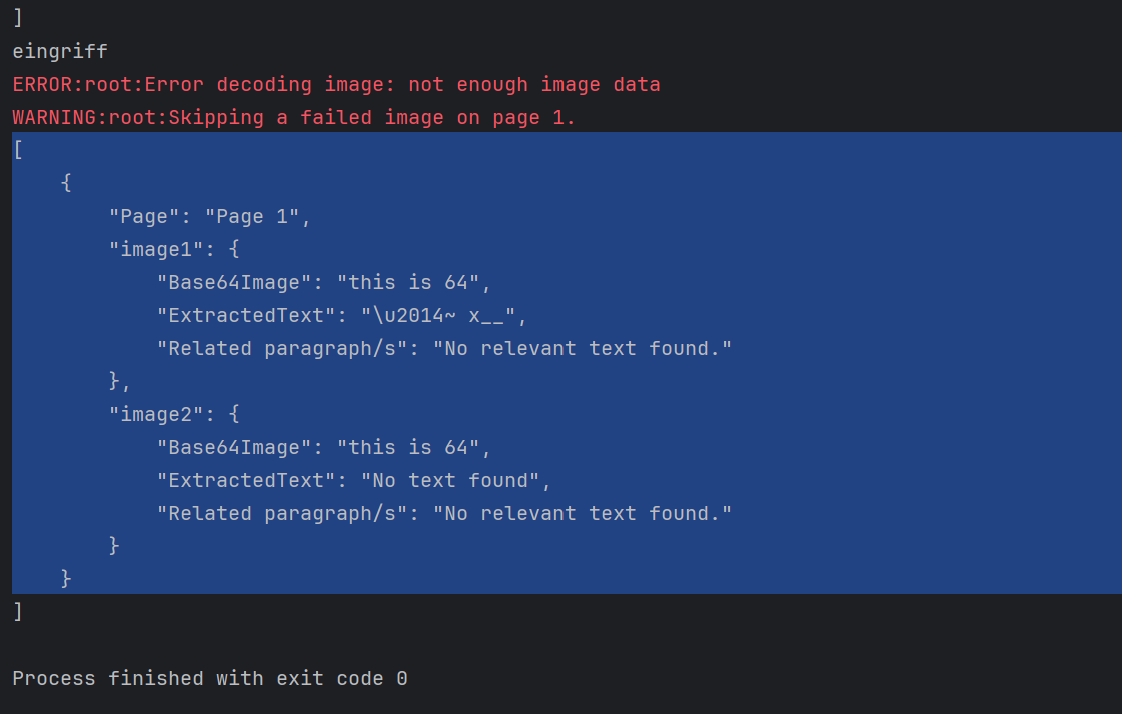
#> input picture errors/FromImage_failedTextExtraction.png, 1122 x 714 px
$ python -i preprocess.py   (imports and definitions only)
#> lines starting #> are read from the running program, lines starting #| are printed output that depends on the picture; after the words box and inside, x2 and y2 are one past the last pixel; in counts of white or black regions, pixels touching at a corner belong together
#> further down, picture is the input picture: PIL image 1122x714 RGBA; mean R, G, B, A 35.4, 55.6, 97.6, 255
from PIL import Image, ImageFilter, ImageEnhance


def preprocess_image(image: Image.Image) -> Image.Image:

    image = image.convert('L')  # Convert to grayscale
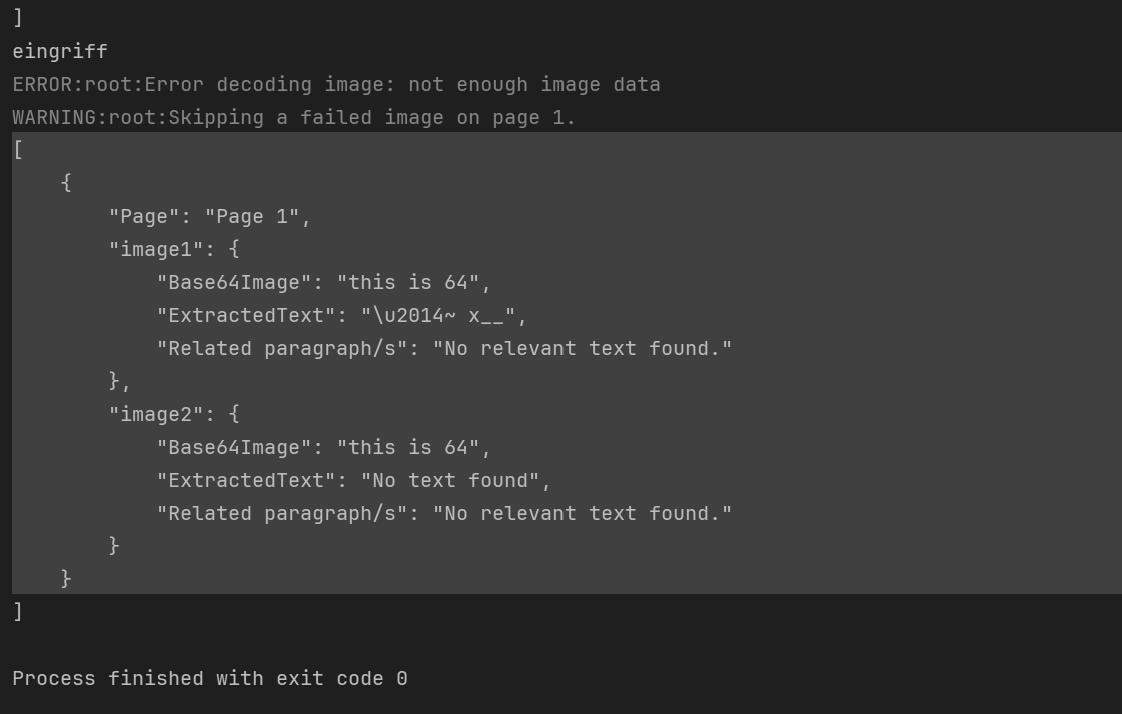
#> image: PIL image 1122x714 L; min 30, max 190, mean 54.6

    enhancer = ImageEnhance.Contrast(image)
    image = enhancer.enhance(3.0)  # Increase contrast by a factor of 3
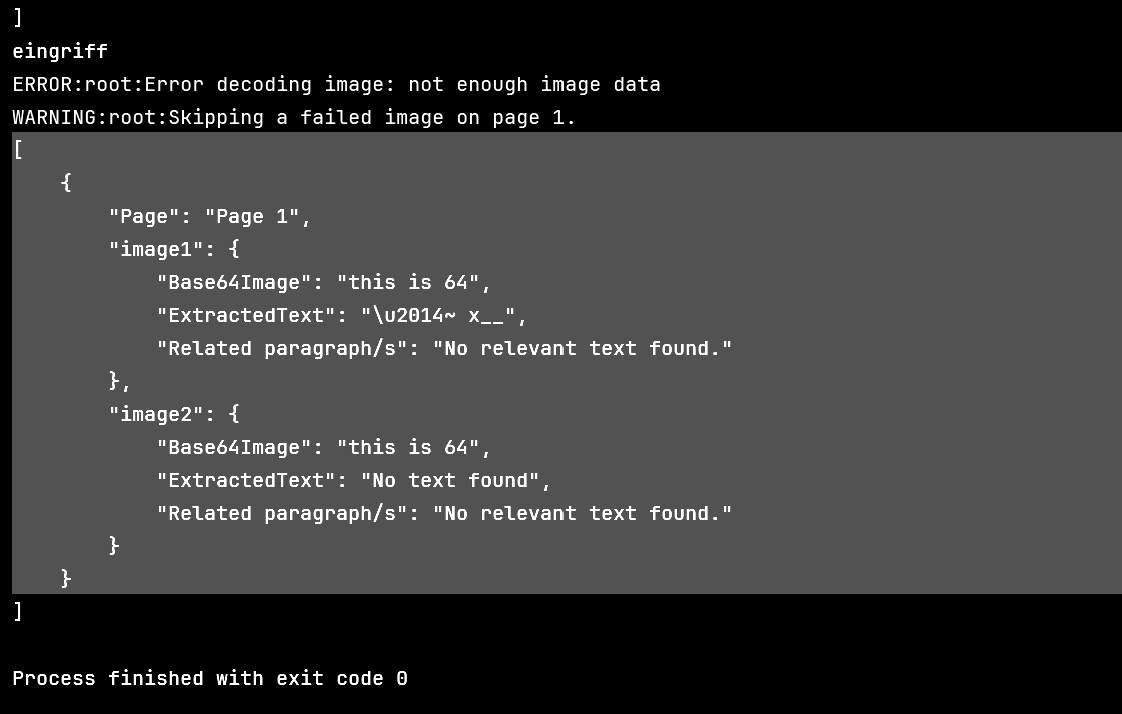
#> image: PIL image 1122x714 L; min 0, max 255, mean 57.5

    image = image.point(lambda p: p > 128 and 255)   # Convert to black & white
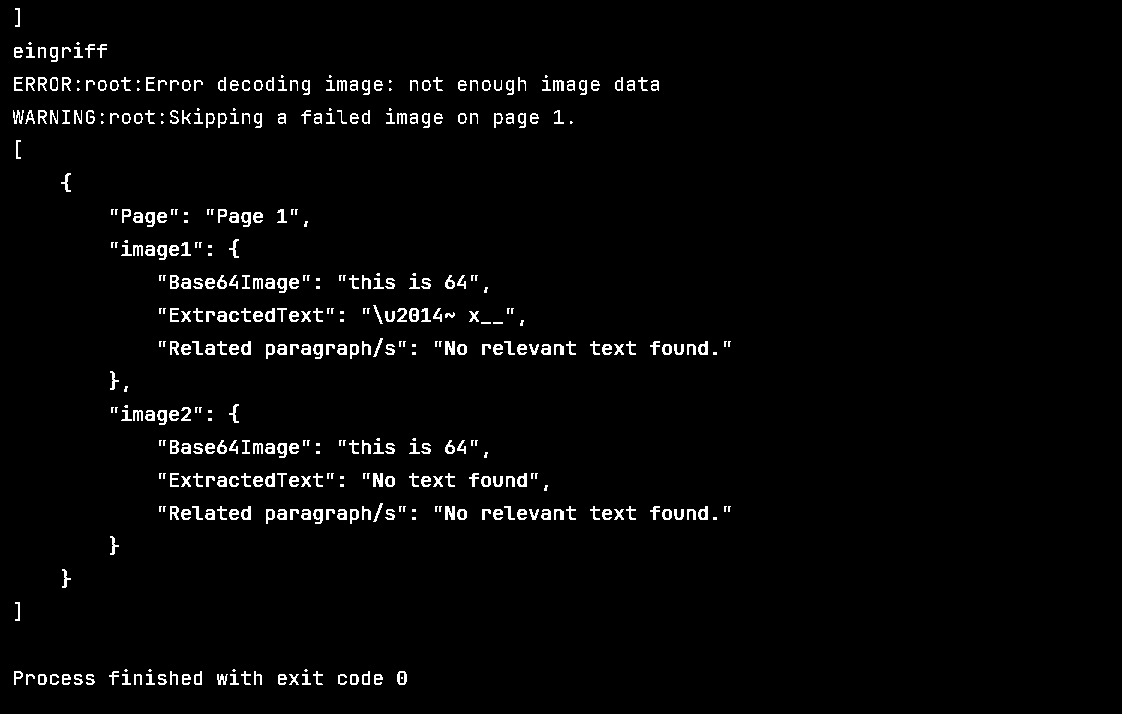
#> image: PIL image 1122x714 L; 2.6% white in thin lines or dots, all inside (x1, y1, x2, y2) = (13, 8, 731, 685)
    image = image.filter(ImageFilter.MedianFilter(3))   # Apply a blur filter to remove noise (replacing each pixel with the median of the surrounding 3*3 pixels)
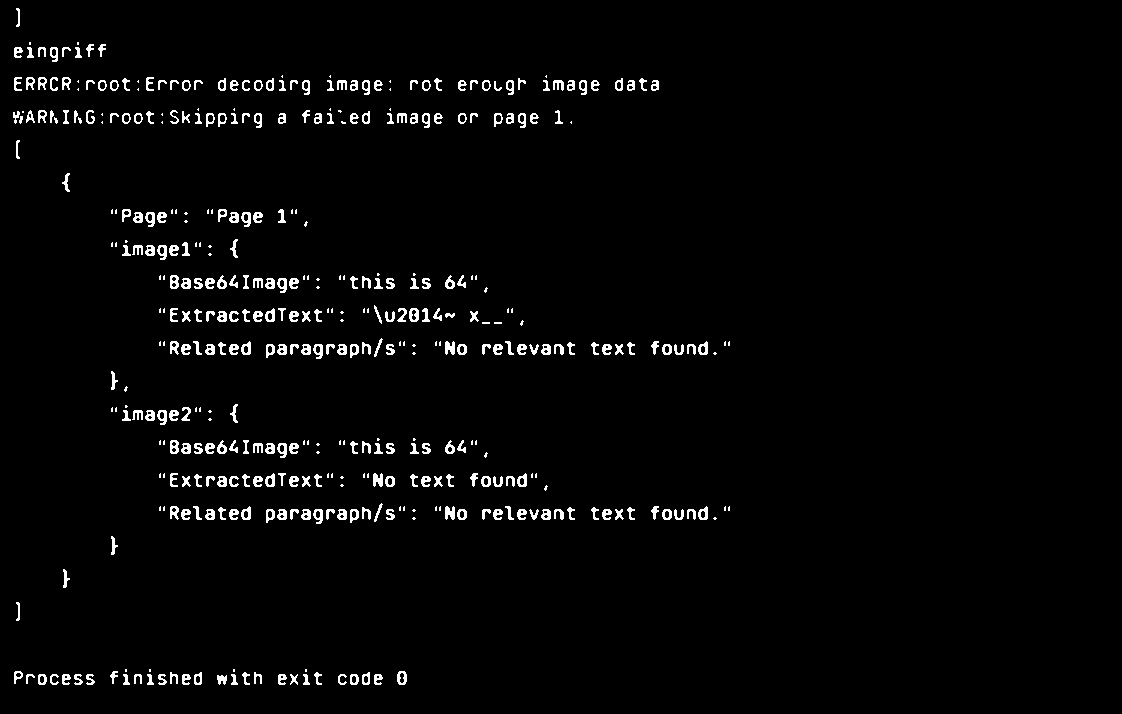
#> image: PIL image 1122x714 L; 2.5% white in thin lines or dots, all inside (x1, y1, x2, y2) = (13, 8, 730, 685)

    return image


"""
L: Luminance -> grey scale
0: pure black
255: pure white
128:  mid grey

"""

>>> from PIL import Image
>>> picture = Image.open('../../errors/FromImage_failedTextExtraction.png')
>>> result = preprocess_image(picture)
